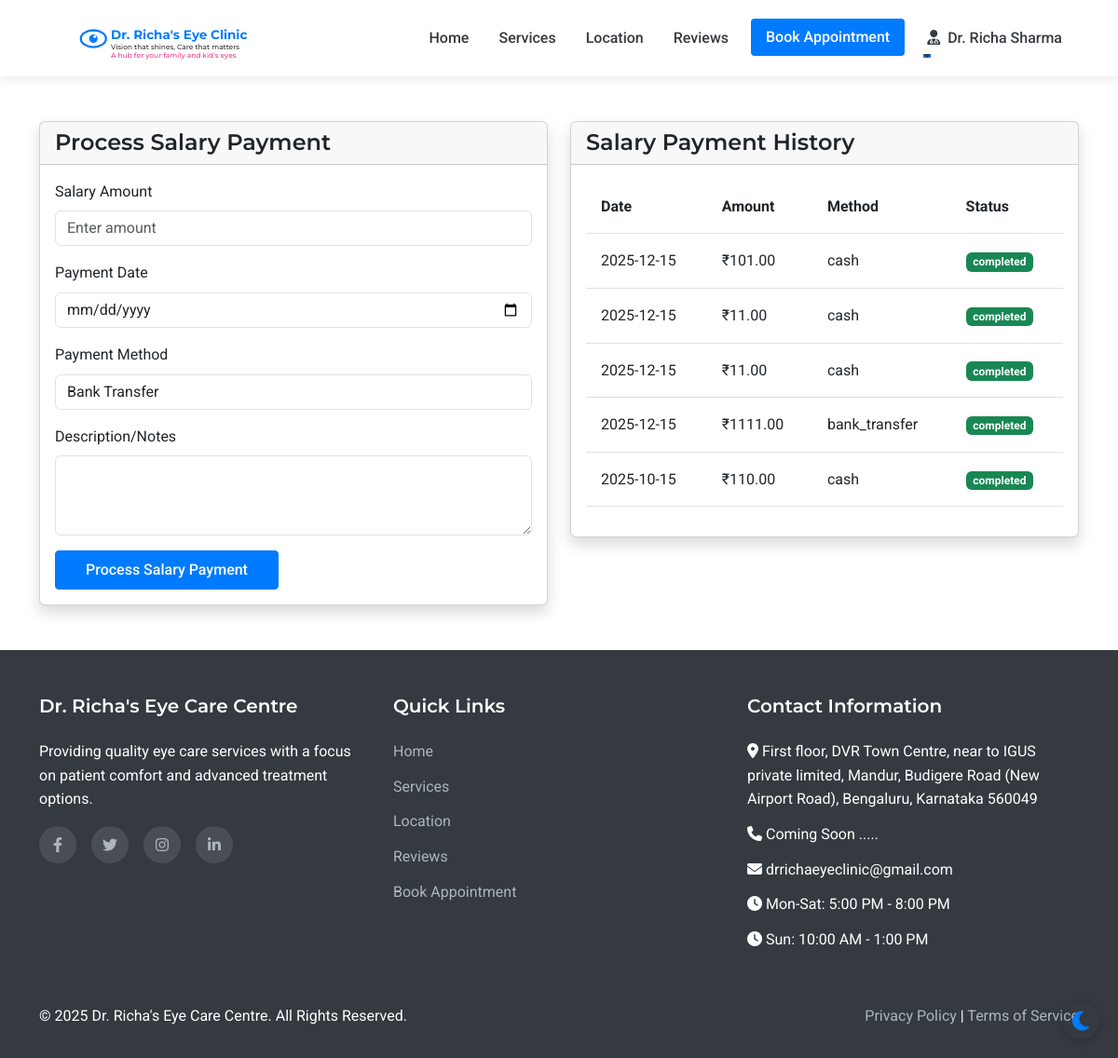
Page /admin/assistant-salary (signed in) on the committed database.
### models.py (models this page shows, shortened)
class Staff(UserMixin, db.Model):
    __abstract__ = True
    id = db.Column(db.Integer, primary_key=True)
    username = db.Column(db.String(64), unique=True, nullable=False)
    email = db.Column(db.String(120), unique=True, nullable=False)
    password_hash = db.Column(db.String(256), nullable=False)
    full_name = db.Column(db.String(100), nullable=False)
    mobile_number = db.Column(db.String(15), nullable=False)

class Doctor(Staff):
    __tablename__ = 'doctor'
    qualifications = db.Column(db.String(200), nullable=True)
    specialization = db.Column(db.String(200), nullable=True)

class Salary(db.Model):
    id = db.Column(db.Integer, primary_key=True)
    assistant_id = db.Column(db.Integer, db.ForeignKey('assistant.id'), nullable=False)
    amount = db.Column(db.Float, nullable=False)
    payment_date = db.Column(db.Date, nullable=False)
    payment_method = db.Column(db.String(50), nullable=False)  # bank_transfer, cash, stripe, etc.
    transaction_id = db.Column(db.String(100), nullable=True)
    status = db.Column(db.String(20), default='pending')  # pending, completed, failed
    description = db.Column(db.Text, nullable=True)
    created_at = db.Column(db.DateTime, default=datetime.utcnow)

### routes.py (the view, shortened to what this page needs)
@app.route('/admin/assistant-salary', methods=['GET', 'POST'])
@login_required
def admin_assistant_salary():
    if not isinstance(current_user, Doctor):
        flash('Access denied. Doctor privileges required.', 'danger')
        return redirect(url_for('index'))
    form = SalaryForm()
    assistant = Assistant.query.filter_by(email='assistant@eyeclinic.com').first()
    salary_records = Salary.query.filter_by(assistant_id=assistant.id).order_by(desc(Salary.payment_date)).all() if assistant else []
    return render_template('admin/assistant_salary.html', form=form, salary_records=salary_records)

### forms.py
class SalaryForm(FlaskForm):
    amount = StringField('Salary Amount', validators=[DataRequired()])
    payment_date = DateField('Payment Date', validators=[DataRequired()])
    payment_method = SelectField('Payment Method', choices=[
        ('bank_transfer', 'Bank Transfer'),
        ('cash', 'Cash'),
        ('stripe', 'Stripe'),
        ('other', 'Other')
    ], validators=[DataRequired()])
    description = TextAreaField('Description/Notes', validators=[Optional(), Length(max=500)])
    submit = SubmitField('Process Salary Payment')

### app.py (called while the page is built)
@login_manager.user_loader
def load_user(user_id):
    from models import Doctor, Assistant, Admin, Patient
    try:
        if user_id.startswith('doctor_'):
            return Doctor.query.get(int(user_id.split('_')[1]))
        elif user_id.startswith('assistant_'):
            return Assistant.query.get(int(user_id.split('_')[1]))
        elif user_id.startswith('admin_'):
            return Admin.query.get(int(user_id.split('_')[1]))
        else:
            return Patient.query.get(int(user_id))
    except (ValueError, AttributeError):
        return None

### routes.py (called while the page is built)
@app.context_processor
def inject_now():
    return {'now': datetime.now()}

### templates/admin/assistant_salary.html (shortened to what this page needs)
{% extends 'layout.html' %}
{% block content %}
<div class="container py-5">
    <div class="row">
        <div class="col-lg-6">
            <div class="card shadow">
                <div class="card-header">
                    <h4 class="mb-0">Process Salary Payment</h4>
                </div>
                <div class="card-body">
                    <form method="POST">
                        <div class="mb-3">
                            {{ form.amount.label(class="form-label") }}
                            {{ form.amount(class="form-control", placeholder="Enter amount") }}
                        </div>
                        <div class="mb-3">
                            {{ form.payment_date.label(class="form-label") }}
                            {{ form.payment_date(class="form-control", type="date") }}
                        </div>
                        <div class="mb-3">
                            {{ form.payment_method.label(class="form-label") }}
                            {{ form.payment_method(class="form-control") }}
                        </div>
                        <div class="mb-3">
                            {{ form.description.label(class="form-label") }}
                            {{ form.description(class="form-control", rows="3") }}
                        </div>
                        {{ form.submit(class="btn btn-primary") }}
                    </form>
                </div>
            </div>
        </div>
        <div class="col-lg-6">
            <div class="card shadow">
                <div class="card-header">
                    <h4 class="mb-0">Salary Payment History</h4>
                </div>
                <div class="card-body">
                    <div class="table-responsive">
                        <table class="table">
                            <thead>
                                <tr>
                                    <th>Date</th>
                                    <th>Amount</th>
                                    <th>Method</th>
                                    <th>Status</th>
                                </tr>
                            </thead>
                            <tbody>
                                {% for salary in salary_records %}
                                <tr>
                                    <td>{{ salary.payment_date.strftime('%Y-%m-%d') }}</td>
                                    <td>₹{{ "%.2f"|format(salary.amount) }}</td>
                                    <td>{{ salary.payment_method }}</td>
                                    <td>
                                        <span class="badge bg-success">{{ salary.status }}</span>
                                    </td>
                                </tr>
                                {% endfor %}
                            </tbody>
                        </table>
                    </div>
                </div>
            </div>
        </div>
    </div>
</div>
{% endblock %}

### templates/layout.html (shortened to what this page needs)
<!DOCTYPE html>
<html lang="en">
<head>
    <link href="https://cdn.jsdelivr.net/npm/bootstrap@5.3.0-alpha1/dist/css/bootstrap.min.css" rel="stylesheet">
    <link rel="stylesheet" href="https://cdn.jsdelivr.net/npm/flatpickr/dist/flatpickr.min.css">
    <link rel="stylesheet" href="https://cdnjs.cloudflare.com/ajax/libs/font-awesome/6.1.1/css/all.min.css">
    <link rel="stylesheet" href="{{ url_for('static', filename='css/style.css') }}">
</head>
<body>
    <nav class="navbar navbar-expand-lg sticky-top">
        <div class="container">
            <a class="navbar-brand" href="{{ url_for('index') }}" id="clinic-logo">
                <div id="interactive-logo-container" style="height: 60px;"></div>
            </a>
            <div class="collapse navbar-collapse" id="navbarNav">
                <ul class="navbar-nav ms-auto">
                    <li class="nav-item">
                        <a class="nav-link {% if request.path == url_for('index') %}active{% endif %}" href="{{ url_for('index') }}">Home</a>
                    </li>
                    <li class="nav-item">
                        <a class="nav-link {% if request.path == url_for('services') %}active{% endif %}" href="{{ url_for('services') }}">Services</a>
                    </li>
                    <li class="nav-item">
                        <a class="nav-link {% if request.path == url_for('location') %}active{% endif %}" href="{{ url_for('location') }}">Location</a>
                    </li>
                    <li class="nav-item">
                        <a class="nav-link {% if request.path == url_for('reviews') %}active{% endif %}" href="{{ url_for('reviews') }}">Reviews</a>
                    </li>
                    <li class="nav-item">
                        <a class="nav-link btn btn-primary text-white px-3 ms-lg-2" href="{{ url_for('appointment') }}">Book Appointment</a>
                    </li>
                    {% if current_user.is_authenticated %}
                        {% if current_user.__class__.__name__ == 'Patient' %}
                            <li class="nav-item dropdown">
                                <a class="nav-link dropdown-toggle" href="#" id="navbarDropdown" role="button" data-bs-toggle="dropdown" aria-expanded="false">
                                    <i class="fas fa-user me-1"></i> {{ current_user.full_name }}
                                </a>
                                <ul class="dropdown-menu dropdown-menu-end" aria-labelledby="navbarDropdown">
                                    <li><a class="dropdown-item" href="{{ url_for('patient_dashboard') }}">Dashboard</a></li>
                                    <li><a class="dropdown-item" href="{{ url_for('patient_appointments') }}">My Appointments</a></li>
                                    <li><a class="dropdown-item" href="{{ url_for('patient_medical_records') }}">Medical Records</a></li>
                                    <li><hr class="dropdown-divider"></li>
                                    <li><a class="dropdown-item" href="{{ url_for('patient_logout') }}">Logout</a></li>
                                </ul>
                            </li>
                        {% else %}
                            <li class="nav-item dropdown">
                                <a class="nav-link dropdown-toggle" href="#" id="navbarDropdown" role="button" data-bs-toggle="dropdown" aria-expanded="false">
                                    <i class="fas fa-user-md me-1"></i> {{ current_user.full_name }}
                                </a>
                            </li>
                        {% endif %}
                    {% endif %}
                </ul>
            </div>
        </div>
    </nav>
    <main>
        {% block content %}{% endblock %}
    </main>
    <footer>
        <div class="container">
            <div class="row">
                <div class="col-md-4 mb-4 mb-md-0">
                    <h5>Dr. Richa's Eye Care Centre</h5>
                    <p class="mb-3">Providing quality eye care services with a focus on patient comfort and advanced treatment options.</p>
                    <div class="social-icons">
                        <a href="#" aria-label="Facebook"><i class="fab fa-facebook-f"></i></a>
                        <a href="#" aria-label="Twitter"><i class="fab fa-twitter"></i></a>
                        <a href="#" aria-label="Instagram"><i class="fab fa-instagram"></i></a>
                        <a href="#" aria-label="LinkedIn"><i class="fab fa-linkedin-in"></i></a>
                    </div>
                </div>
                <div class="col-md-4 mb-4 mb-md-0">
                    <h5>Quick Links</h5>
                    <ul>
                        <li><a href="{{ url_for('index') }}">Home</a></li>
                        <li><a href="{{ url_for('services') }}">Services</a></li>
                        <li><a href="{{ url_for('location') }}">Location</a></li>
                        <li><a href="{{ url_for('reviews') }}">Reviews</a></li>
                        <li><a href="{{ url_for('appointment') }}">Book Appointment</a></li>
                    </ul>
                </div>
                <div class="col-md-4">
                    <h5>Contact Information</h5>
                    <ul>
                        <li><i class="fas fa-map-marker-alt"></i> First floor, DVR Town Centre, near to     IGUS private limited, Mandur, Budigere Road (New Airport Road), Bengaluru, Karnataka 560049</li>
                        <li><i class="fas fa-phone"></i> Coming Soon .....</li>
                        <li><i class="fas fa-envelope"></i> drrichaeyeclinic@gmail.com</li>
                        <li><i class="fas fa-clock"></i> Mon-Sat: 5:00 PM - 8:00 PM</li>
                        <li><i class="fas fa-clock"></i> Sun: 10:00 AM - 1:00 PM</li>
                    </ul>
                </div>
            </div>
            <hr class="mt-4 mb-3" style="border-color: rgba(255,255,255,0.1);">
            <div class="row">
                <div class="col-md-6">
                    <p class="mb-md-0">&copy; {{ now.year }} Dr. Richa's Eye Care Centre. All Rights Reserved.</p>
                </div>
                <div class="col-md-6 text-md-end">
                    <p class="mb-0">
                        <a href="#">Privacy Policy</a> |
                        <a href="#">Terms of Service</a>
                    </p>
                </div>
            </div>
        </div>
    </footer>
</body>
</html>

### static/css/style.css (style rules this page uses)
:root { --primary-color: #007bff; --secondary-color: #6c757d; --accent-color: #17a2b8; --light-color: #f8f9fa; --dark-color: #343a40; --success-color: #28a745; --warning-color: #ffc107; --danger-color: #dc3545; --white: #ffffff; --light-blue: #e6f2ff; --transition: all 0.3s ease; --bg-color: #ffffff; --text-color: #343a40; --card-bg: #ffffff; --border-color: #dee2e6; --footer-bg: #343a40; --footer-text: #ffffff; --hero-overlay: rgba(0, 123, 255, 0.85); }
body { font-family: 'Roboto', sans-serif; color: var(--text-color, var(--dark-color)); line-height: 1.6; background-color: var(--bg-color, var(--white)); transition: background-color 0.3s ease, color 0.3s ease; }
h1, h2, h3, h4, h5, h6 { font-family: 'Montserrat', sans-serif; font-weight: 600; }
.navbar { box-shadow: 0 2px 4px rgba(0, 0, 0, 0.1); padding: 1rem 2rem; background-color: var(--card-bg, var(--white)); transition: background-color 0.3s ease; }
.navbar-brand { font-weight: 700; color: var(--primary-color); font-size: 1.5rem; }
#interactive-logo-container { width: 300px; height: 40px !important; cursor: pointer; display: flex; align-items: center; justify-content: flex-start; transition: var(--transition); margin-right: 20px; }
.navbar { transition: transform 0.4s ease-in-out; box-shadow: 0 2px 10px rgba(0, 0, 0, 0.1); }
.nav-link { color: var(--dark-color); font-weight: 500; margin: 0 0.5rem; position: relative; transition: var(--transition); }
.nav-link::after { content: ''; position: absolute; width: 0; height:1.5px; bottom: 0; left: 0; background-color: var(--primary-color); transition: var(--transition); }
.table td, .table th { padding: 1rem; vertical-align: middle; }
.btn-primary { background-color: var(--primary-color); border-color: var(--primary-color); padding: 0.5rem 2rem; font-weight: 500; border-radius: 4px; transition: var(--transition); }
footer { background-color: var(--dark-color); color: var(--white); padding: 3rem 0 2rem; }
footer h5 { font-weight: 600; margin-bottom: 1.5rem; }
footer ul { list-style: none; padding-left: 0; }
footer ul li { margin-bottom: 0.75rem; }
footer a { color: #adb5bd; text-decoration: none; transition: var(--transition); }
.social-icons { display: flex; gap: 1rem; }
.social-icons a { display: flex; align-items: center; justify-content: center; width: 40px; height: 40px; border-radius: 50%; background-color: rgba(255, 255, 255, 0.1); transition: var(--transition); }

### rows in the picture
Doctor: full_name "Dr. Richa Sharma"
Salary: payment_date "2025-12-15", amount "101.00", payment_method "cash", status "completed"
Salary: payment_date "2025-12-15", amount "11.00", payment_method "cash", status "completed"
Salary: payment_date "2025-12-15", amount "11.00", payment_method "cash", status "completed"
Salary: payment_date "2025-12-15", amount "1111.00", payment_method "bank_transfer", status "completed"
Salary: payment_date "2025-10-15", amount "110.00", payment_method "cash", status "completed"
